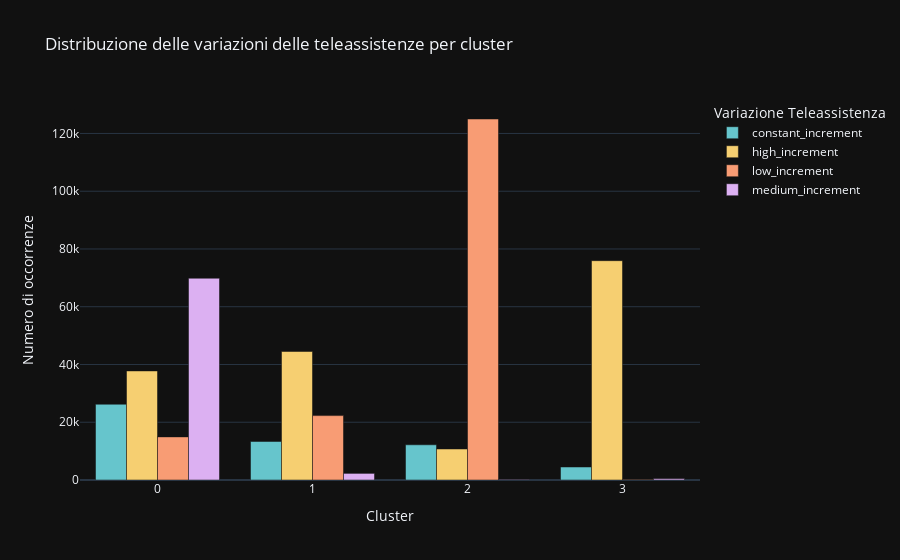

Write notebook code for a chart like this one.
### Markdown cell above
### Analysis of the distribution of the increase in remote assistance by cluster
This code allows you to visualize how the variations in remote assistance are distributed in the different clusters, providing an overview of the relationship between the behavior of remote assistance and data segmentation.

### Code cell
# Calculate the frequency of each 'incremento_teleassistenze' category per cluster
cluster_counts = data.groupby(['cluster', 'incremento_teleassistenze']).size().reset_index(name='count')

# Create an interactive bar chart with Plotly
fig = px.bar(
    cluster_counts,
    x='cluster',
    y='count',
    color='incremento_teleassistenze',
    title='Distribuzione delle variazioni delle teleassistenze per cluster',
    labels={'cluster': 'Cluster', 'count': 'Numero di occorrenze', 'incremento_teleassistenze': 'Teleassistance Variation'},
    barmode='group',
    color_discrete_sequence=px.colors.qualitative.Pastel
)

# Customize the chart
fig.update_layout(
    xaxis_title='Cluster',
    yaxis_title='Numero di occorrenze',
    legend_title='Variazione Teleassistenza',
)

# Show the chart
fig.show()

### Figure 1 — Plotly figure (JSON) as saved in the notebook; plotly's stock layout.template omitted (floating-point values rounded to 4 significant figures)
{"data": [{"alignmentgroup": "True", "hovertemplate": "Teleassistance Variation=constant_increment<br>Cluster=%{x}<br>Numero di occorrenze=%{y}<extra></extra>", "legendgroup": "constant_increment", "marker": {"color": "rgb(102, 197, 204)", "pattern": {"shape": ""}}, "name": "constant_increment", "offsetgroup": "constant_increment", "orientation": "v", "showlegend": true, "textposition": "auto", "x": [0, 1, 2, 3], "xaxis": "x", "y": [26243, 13350, 12188, 4498], "yaxis": "y", "type": "bar"}, {"alignmentgroup": "True", "hovertemplate": "Teleassistance Variation=high_increment<br>Cluster=%{x}<br>Numero di occorrenze=%{y}<extra></extra>", "legendgroup": "high_increment", "marker": {"color": "rgb(246, 207, 113)", "pattern": {"shape": ""}}, "name": "high_increment", "offsetgroup": "high_increment", "orientation": "v", "showlegend": true, "textposition": "auto", "x": [0, 1, 2, 3], "xaxis": "x", "y": [37769, 44512, 10742, 75949], "yaxis": "y", "type": "bar"}, {"alignmentgroup": "True", "hovertemplate": "Teleassistance Variation=low_increment<br>Cluster=%{x}<br>Numero di occorrenze=%{y}<extra></extra>", "legendgroup": "low_increment", "marker": {"color": "rgb(248, 156, 116)", "pattern": {"shape": ""}}, "name": "low_increment", "offsetgroup": "low_increment", "orientation": "v", "showlegend": true, "textposition": "auto", "x": [0, 1, 2, 3], "xaxis": "x", "y": [14933, 22295, 125010, 180], "yaxis": "y", "type": "bar"}, {"alignmentgroup": "True", "hovertemplate": "Teleassistance Variation=medium_increment<br>Cluster=%{x}<br>Numero di occorrenze=%{y}<extra></extra>", "legendgroup": "medium_increment", "marker": {"color": "rgb(220, 176, 242)", "pattern": {"shape": ""}}, "name": "medium_increment", "offsetgroup": "medium_increment", "orientation": "v", "showlegend": true, "textposition": "auto", "x": [0, 1, 2, 3], "xaxis": "x", "y": [69875, 2294, 190, 481], "yaxis": "y", "type": "bar"}], "layout": {"xaxis": {"anchor": "y", "domain": [0.0, 1.0], "title": {"text": "Cluster"}}, "yaxis": {"anchor": "x", "domain": [0.0, 1.0], "title": {"text": "Numero di occorrenze"}}, "legend": {"title": {"text": "Variazione Teleassistenza"}, "tracegroupgap": 0}, "title": {"text": "Distribuzione delle variazioni delle teleassistenze per cluster"}, "barmode": "group"}}
